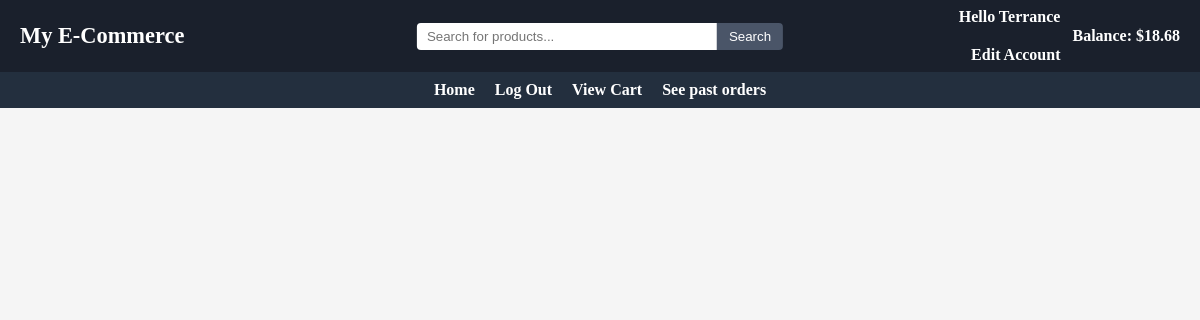
The app's page /925122535/buy/orders, older data.
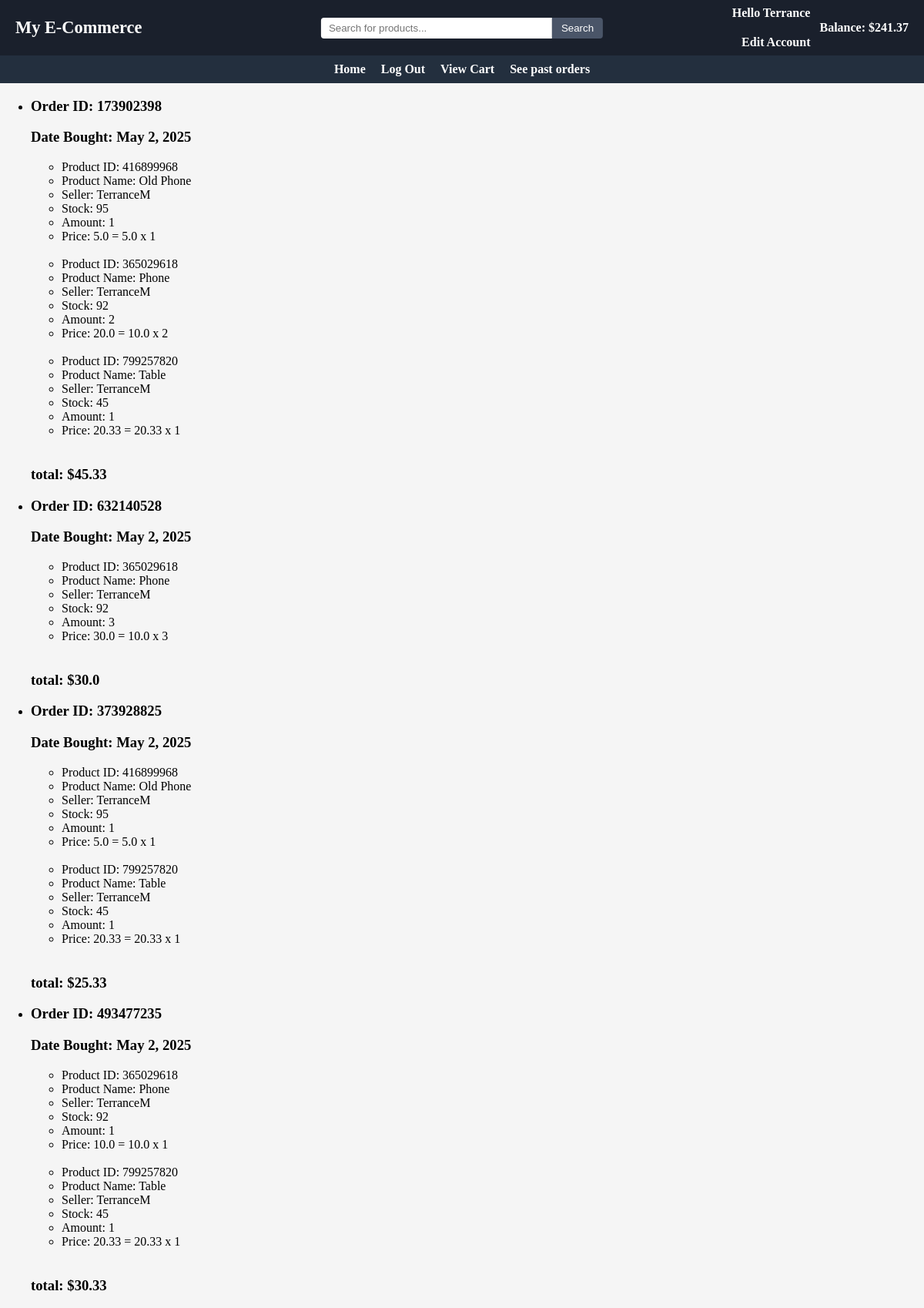
The same page, newer data.
### main/models.py (models this page shows, shortened)
class User(models.Model):
    userID = models.BigIntegerField(primary_key=True)
    username = models.CharField(max_length=50, unique=True)
    password = models.CharField(max_length=200)
    email = models.EmailField()
    role = models.SmallIntegerField()
    balance = models.FloatField(default=0)
    approved = models.BooleanField(default=False)
    def __str__(self):
        return self.username

class Order(models.Model):
    orderID = models.BigIntegerField()
    buyer = models.ForeignKey(User, on_delete=models.CASCADE)
    date_bought=models.DateField(default=date.today())
    item = models.ForeignKey(Item, on_delete=models.CASCADE)
    amount = models.IntegerField()
    price = models.FloatField()
    totalPrice = models.FloatField(default=0.0)

class Item(models.Model):
    itemID = models.BigIntegerField(primary_key=True)
    name = models.CharField(max_length=200)
    category = models.CharField(max_length=100)
    image = models.ImageField(upload_to='main/static/images', default='p')
    description = models.CharField(max_length=300)
    price = models.FloatField(default=0.0)
    stock = models.IntegerField(default=0)
    seller = models.ForeignKey(User, on_delete=models.CASCADE)
    date_added=models.DateField(default=date.today())
    approved = models.BooleanField(default=False)

### main/views.py (the view)
# urls.py: path("buy/orders", views.viewOrders, name="viewOrders"),
def viewOrders(request, UserID=0):
    userData = 0
    try:
        userData = User.objects.get(userID=UserID)
        if(userData.role == 0):
            messages.add_message(request, messages.SUCCESS, "This account was rejected by an admin. Please create a new account")
            userData.delete()
    except User.DoesNotExist:
        userData = 0
        items = Item.objects.filter(approved=True).order_by('name')[:20]
        return render(request, "index.html", {"userData": userData, "userID":UserID, "items":items})
    orderIDs = []
    if(userData.role == 0):
        messages.add_message(request, messages.SUCCESS, "This account was rejected by an admin. Please create a new account")
        userData.delete()
    orderItems = Order.objects.filter(buyer=userData)
    orders = []
    for item in orderItems.all():
        if(not item.orderID in orderIDs):
            orderIDs.append(item.orderID)
            orders.append(orderItems.filter(orderID=item.orderID))
    return render(request, "seeOrders.html", context={"userData":userData, "orders":orders})

### main/templates/seeOrders.html (shortened to what this page needs)
{% extends "base.html" %}
{%block content%}
    {%if userData.role == 1%}
        <ul>
        {%for order in orders%}
            <li><h3>Order ID: {{order.first.orderID}}</h3>
            <h3>Date Bought: {{order.first.date_bought}}</h3>
            {%for item in order%}
                <ul>
                    <li>Product ID: {{item.item.itemID}}</li>
                    <li>Product Name: {{item.item.name}}</li>
                    <li>Seller: {{item.item.seller}}</li>
                    <li>Stock: {{item.item.stock}}</li>
                    <li>Amount: {{item.amount}}</li>
                    <li>Price: {{item.price}} = {{item.item.price}} x {{item.amount}}</li>
                </ul>
                <br>
            {%endfor%}
            <h3>total: ${{order.first.totalPrice}}</h3></li>
          {%endfor%}
        </ul>
    {%endif%}
{%endblock content%}

### main/templates/base.html (shortened to what this page needs)
{% load static %}
<link rel="stylesheet" href="{% static 'css/styles.css' %}">
<header class="topbar">
  <div class="topbar-left">
    <h1 class="site-title">My E-Commerce</h1>
  </div>
  <div class="topbar-center">
    <form method="POST" action="/{%if userData.userID and userData.approved%}{{userData.userID}}/{% endif %}search/">
      <input type="text" name="search" placeholder="Search for products..." class="topbar-search"/>
      <button type="submit" name = "searchSubmit" value = "searchSubmit">Search</button>
    </form>
  </div>
  <div class="topbar-right">
    {% if userData.userID and userData.approved %}
      <a href="/{{userData.userID}}/edit" class="user-link">
        <span>Hello {{userData.username}}</span><br/>
        <span>Edit Account</span>
      </a>
      <span class="balance">Balance: ${{userData.balance}}</span>
    {% endif %}
  </div>
</header>
<header class="navbar">
    <nav class="navbar-menu">
        <ul class="nav-list">
            {%if not userData.userID%}
              <li><a href="/">Home</a></li>
              <li><a href="/login">Login</a></li>
              <li><a href="/create">Register</a></li>
            {%else%}
              <li><a href="/{{userData.userID}}/main">Home</a></li>
              <li><a href="/">Log Out</a></li>
                {%if userData.role == 3%}
                    <li><a href="/{{userData.userID}}/auth/users">Authenticate users</a></li>
                    <li><a href="/{{userData.userID}}/auth/items">Authenticate items</a></li>
                    <li><a href="/{{userData.userID}}/auth/monitorUsers">Monitor Users</a></li>
                    <li><a href="/{{userData.userID}}/auth/monitorItems">Monitor Products</a></li>
                    <li><a href="/{{userData.userID}}/auth/orders">Monitor Transactions</a></li>
                {%elif userData.role == 2%}
                    <li><a href="/{{userData.userID}}/sell/makeItem">Add new product</a></li>
                    <li><a href="/{{userData.userID}}/sell/items">See and edit Products</a></li>
                    <li><a href="/{{userData.userID}}/sell/orders">See past ordered items</a></li>
                {%elif userData.role == 1%}
                    <li><a href="/{{userData.userID}}/buy/cart">View Cart</a></li>
                    <li><a href="/{{userData.userID}}/buy/orders">See past orders</a></li>
                {%endif%}
          </ul>
          {%endif%}
    </nav>
  </header>
{%if not userData or userData.approved%}
  {%block content%}
  {%endblock content%}
{%endif%}

### main/static/css/styles.css (style rules this page uses)
.navbar { background-color: #232F3E; color: #fff; display: flex; align-items: center; padding: 9px 0; position: sticky; top: 0; z-index: 1000; justify-content: center; }
.navbar-menu { margin: 0 auto; min-width: 25%; }
.nav-list { list-style: none; display: flex; justify-content: center; gap: 20px; flex-wrap: nowrap; align-items: center; margin: 0; padding: 0; }
.nav-list li { margin: 0; }
.nav-list li a { color: #fff; text-decoration: none; font-weight: bold; white-space: nowrap; }
.topbar { background-color: #1A202C; color: #fff; display: flex; align-items: center; justify-content: space-between; padding: 8px 0; width: 100%; position: relative; }
.topbar-left .site-title { margin: 0; font-size: 1.4em; color: #fff; padding-left: 20px; }
.topbar-center { position: absolute; left: 50%; transform: translateX(-50%); flex: none; display: flex; justify-content: center; align-items: center; }
.topbar-center form { display: flex; align-items: center; margin: 0; }
.topbar-search { width: 300px; padding: 6px 10px; border: none; border-radius: 4px 0 0 4px; }
.topbar-center button { padding: 6px 12px; border: none; background-color: #4A5568; color: #fff; border-radius: 0 4px 4px 0; cursor: pointer; }
.topbar-right { display: flex; align-items: center; gap: 12px; }
.user-link { margin: 0; text-align: right; font-size: 1em; font-family: inherit; font-weight: bold; display: flex; flex-direction: column; gap: 1px; line-height: normal; }
.user-link span { display: block; }
.balance { font-size: 1em; font-family: inherit; font-weight: bold; margin: 0; color: #fff; padding-right: 20px; }
.user-link, .user-link:link, .user-link:visited, .user-link:hover, .user-link:active { color: #fff !important; text-decoration: none !important; }

Row changes from the older to the newer data that the page shows:
changed User "Terrance": balance "18.68" → "241.37"
added Order: first.orderID "173902398", first.date_bought "May 2, 2025", item.itemID "416899968", item.name "Old Phone", item.seller "TerranceM", item.stock "95", amount "1", price "5.0", item.price "5.0", first.totalPrice "45.33"
added Order: item.itemID "365029618", item.name "Phone", item.seller "TerranceM", item.stock "92", amount "2", price "20.0", item.price "10.0", shown under "173902398"
added Order: item.itemID "799257820", item.name "Table", item.seller "TerranceM", item.stock "45", amount "1", price "20.33", item.price "20.33", shown under "173902398"
added Order: first.orderID "632140528", first.date_bought "May 2, 2025", item.itemID "365029618", item.name "Phone", item.seller "TerranceM", item.stock "92", amount "3", price "30.0", item.price "10.0", first.totalPrice "30.0"
added Order: first.orderID "373928825", first.date_bought "May 2, 2025", item.itemID "416899968", item.name "Old Phone", item.seller "TerranceM", item.stock "95", amount "1", price "5.0", item.price "5.0", first.totalPrice "25.33"
added Order: item.itemID "799257820", item.name "Table", item.seller "TerranceM", item.stock "45", amount "1", price "20.33", item.price "20.33", shown under "373928825"
added Order: first.orderID "493477235", first.date_bought "May 2, 2025", item.itemID "365029618", item.name "Phone", item.seller "TerranceM", item.stock "92", amount "1", price "10.0", item.price "10.0", first.totalPrice "30.33"
added Order: item.itemID "799257820", item.name "Table", item.seller "TerranceM", item.stock "45", amount "1", price "20.33", item.price "20.33", shown under "493477235"
Text that changed along with them:
new list line: "Order ID: Date Bought: total: $"
